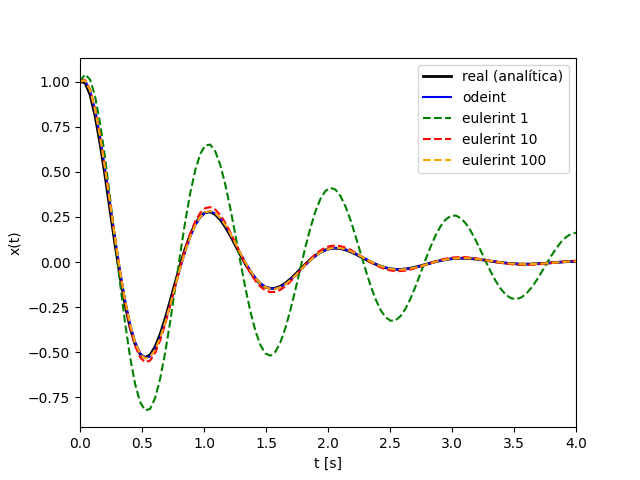

Reproduce this figure in Python.
from matplotlib.pylab import *
from scipy.integrate import odeint
import scipy as sp

#Notar que eulerint es inestable Nsubdivisiones=1....
##Notar que eulerint es estable Nsubdivisiones>1   5,10,100....

#a = -1.
m = 1. #[kg]
f = 1. #[Hz]
E = 0.2
phi = sp.pi
w = 2*phi*f
k = m*(w**2)
c = 2*E*w*m

def eulerint(zp, z0, t, Nsubdivisiones=1):
    Nt = len(t)
    Ndim = len(array(z0))

    z = sp.zeros((Nt, Ndim))
    z[0,:] = z0

    # z (i+1) = zp_i * dt + z_i
    for i in range(1, Nt):
        t_anterior = t[i-1]
        dt = (t[i] - t[i-1])/Nsubdivisiones
        z_temp = z[i-1, :].copy()
        for k in range(Nsubdivisiones):
            z_temp += dt * zp(z_temp, t_anterior + k*dt)
        z[i, :] = z_temp

    return z

# z'= a * z
def zp(z,t):
    #return a*z
    zp = sp.zeros(2)
    zp[0] = z[1]
    x = z[0]
    x_p = z[1]
    # ec diferencial armónico  ((d2y)/(dt2)) = - (cy/m) - k/m * (dy/dt)
    zp[1] = -((c*x_p) + (k*x))/m

    return zp

z0 = [1, 1]     #Condición inicial
t = sp.linspace(0, 4., 100) #enunciado

#--- odeint ---
z_odeint = odeint(zp, z0, t)
#z_odeint = sol[:, 0]

#--- euler para subdivisiones 1, 10 y 100 ---
z_euler1 = eulerint(zp, z0, t, Nsubdivisiones=1)
z_euler10 = eulerint(zp, z0, t, Nsubdivisiones=10)
z_euler100 = eulerint(zp, z0, t, Nsubdivisiones=100)
#z_euler = sol[:, 0]

#--- real calculada---      Solución analítica
z_real = ((2*(m**2)) / (sp.sqrt((c**2) - (4*k*m))*m - (c*m))) * sp.exp(((sp.sqrt((c**2)-(4*k*m)))/(2*m)-(c/(2*m)))*t) + \
         (sp.sqrt((c**2)-(4*k*m))*m-(c+2*m)*m)/(sp.sqrt(c**2-4*k*m)*m-c*m) * sp.exp((((-sp.sqrt((c**2) - \
         (4*k*m)))/(2*m)-(c/(2*m)))*t))

#z_real = (sp.exp(-E*w*t)*(m*cos(w*((1-E**2)**0.5)*t)) + ((1 + w*E*m)/(w*((1-E**2)**0.5)))*sin(w*((1-E**2)**0.5) *t))

#--- graficar ---
figure()
xlabel("t [s]")
ylabel("x(t)")
xlim(0, 4)
                #solicitados
plot(t, z_real, label="real (analítica)", color = "black", linewidth = 2)
plot(t, z_odeint[:, 0], label = "odeint", color= "blue")
plot(t, z_euler1[:, 0], linestyle = "--", label="eulerint 1", color ="green")
plot(t, z_euler10[:, 0], linestyle = "--", label="eulerint 10", color = "red")
plot(t, z_euler100[:, 0], linestyle = "--", label="eulerint 100", color= "orange")
#plot(t, z_odeint, label="z_odeint")
#plot(t, z_euler, label="z_eulerint")
#plot(t, z_real, "--", label="z_real")
legend()

savefig("entrega4.png")